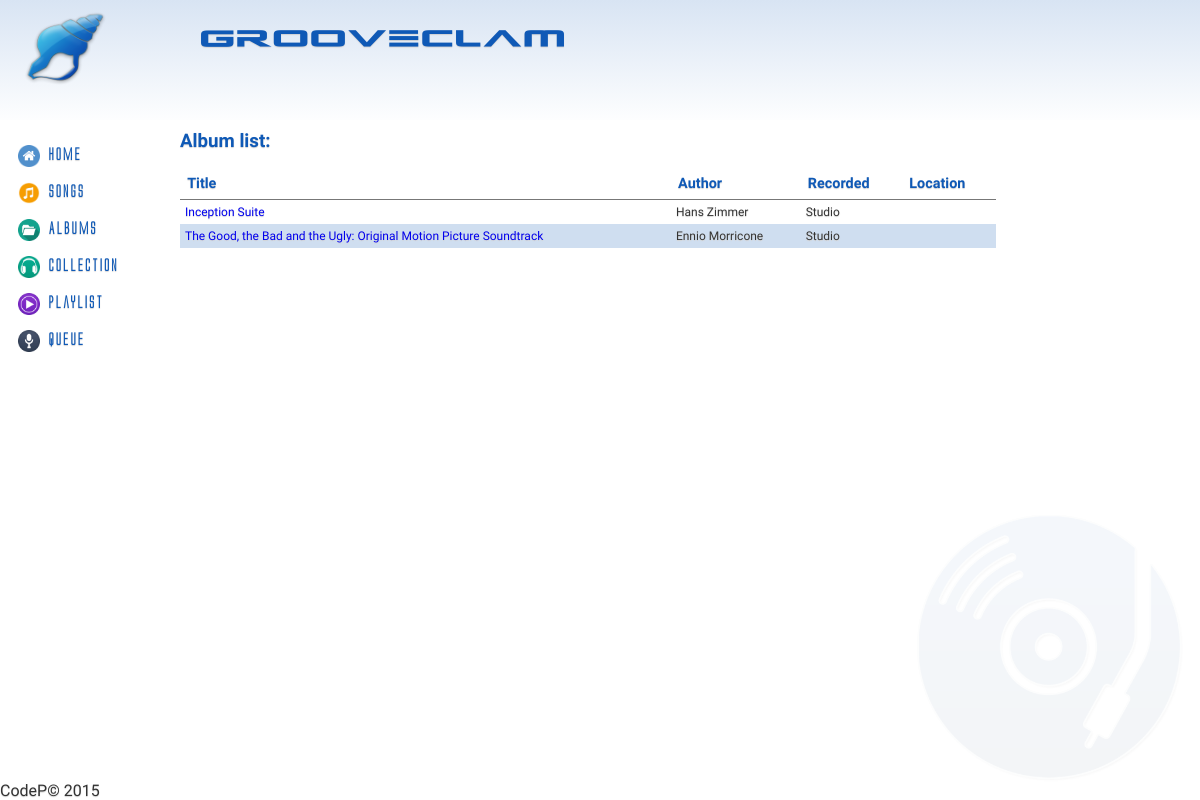
Page /?controller=albums&action=index on the earlier database version.
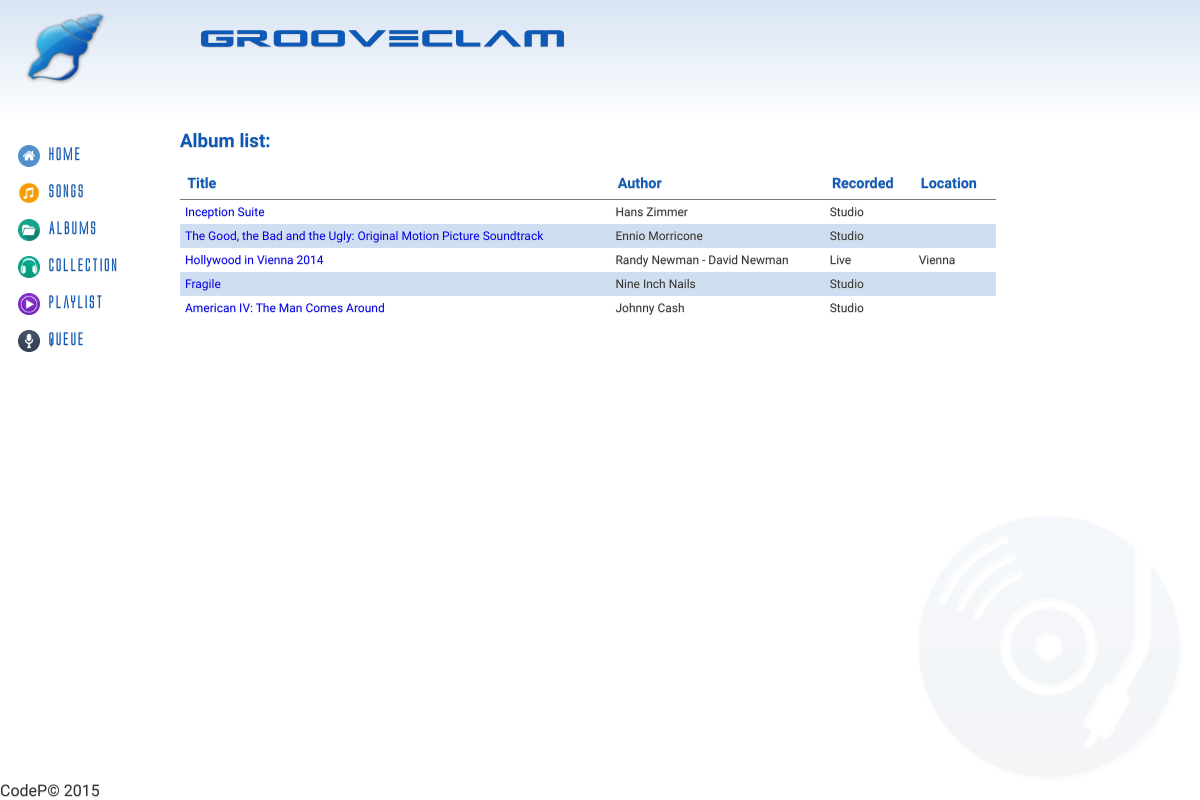
Same page on the later database version.
### tables this page shows
CREATE TABLE IF NOT EXISTS `Album` (
	`IdAlbum` INT(11) NOT NULL AUTO_INCREMENT,
	`Title` VARCHAR(140) NOT NULL,
	`Author` VARCHAR(140) NOT NULL,
	`Year` DATE NOT NULL,
	`Live` BOOLEAN NOT NULL,
	`Location` VARCHAR(40) DEFAULT NULL,
	PRIMARY KEY(`IdAlbum`)
);

### index.php (called while the page is built, shortened)
<?php
if(isset($_GET['controller']) && isset($_GET['action'])) {
	$controller = $_GET['controller'];
	$action = $_GET['action'];
} else {
	$controller = 'pages';
	$action = 'home';
}
require_once('views/layout.php');
?>

### controllers/albums_controller.php (called while the page is built, shortened)
<?php
class AlbumController {
	public function index() {
		$albums = Album::all();
		require_once('views/albums/index.php');
	}
}
?>

### models/album.php (called while the page is built, shortened)
<?php
class Album {
	private $id;
	private $title;
	private $author;
	private $live;
	public function __construct($id, $title, $author, $live, $songs) {
		$this->id = $id;
		$this->title = $title;
		$this->author = $author;
		$this->live = $live;
	}
	public function id() {
		return $this->id;
	}
	public function title() {
		return $this->title;
	}
	public function author() {
		return $this->author;
	}
	public function live() {
		return $this->live;
	}
	public static function all() {
		$list = [];
		$db = Db::getInstance();
		$req = $db->query('SELECT * FROM Album');
		foreach($req->fetchAll() as $album) {
			if(isset($album['Live']) && $album['Live'] == true) {
				$live = array(
					'Live' => $album['Live'],
					'Location' => $album['Location']
				);
			} else {
				$live = false;
			}
			$list[] = new Album($album['IdAlbum'], $album['Title'], $album['Author'], $live, []);
		}
		return $list;
	}
}
?>

### views/albums/index.php (the view)
<h3>Album list:</h3>
<table class="table">
<thead>
	<tr>
		<th>Title</th>
		<th>Author</th>
		<th>Recorded</th>
		<th>Location</th>
	</tr>
</thead>
<tbody>
<?php foreach($albums as $album) { ?>
	<tr>
		<td><a href='?controller=albums&action=show&id=<?php echo $album->id(); ?>'><?php echo $album->title(); ?></a></td>
		<td><?php echo $album->author(); ?></td>
		<td><?php if(is_array($album->live())) { echo "Live"; } else { echo "Studio"; } ?></td>
		<td><?php if(is_array($album->live())) { echo $album->live()['Location']; } else { echo ""; } ?></td>
	</tr>
<?php } ?>
</tbody>
</table>

### views/layout.php (shortened to what this page needs)
<!DOCTYPE html>
<html>
<head>
<link rel="stylesheet" type="text/css" href="css/style.css">
</head>
<body>
	<header>
		<img src="img/blueseashell.png" alt="">
		<h1>Grooveclam</h1>
	</header>
	<div class="content">
		<nav>
			<ul>
				<li><img src="img/home.png" alt=""><a href='/grooveclam'>Home</a></li>
				<li><img src="img/music.png" alt=""><a href='?controller=songs&action=index'>Songs</a></li>
				<li><img src="img/folder-icon.png" alt=""><a href='?controller=albums&action=index'>Albums</a></li>
				<li><img src="img/music-icon.png" alt=""><a href='?controller=collection&action=index&id=1'>Collection</a></li>
				<li><img src="img/poweramp-icon.png" alt=""><a href='?controller=playlist&action=index&id=1'>Playlist</a></li>
				<li><img src="img/mic-icon.png" alt=""><a href='?controller=queue&action=index&id=1'>Queue</a></li>
			</ul>
		</nav>
		<main>
		<?php require_once('routes.php') ?>
		</main>
	</div>
	<footer>
		CodeP&copy; 2015
	</footer>
</body>
</html>

### routes.php (shortened to what this page needs)
<?php
function call($controller, $action) {
	switch($controller) {
		case 'albums':
			require_once('models/album.php');
			$controller = new AlbumController();
		break;
	}
	$controller->{$action}();
}
$controllers = array(
	'pages' => ['home', 'error'],
	'songs' => ['index', 'show'],
	'albums' => ['index', 'show'],
	'playlist' => ['index'],
	'collection' => ['index'],
	'queue' => ['index']
);
if(array_key_exists($controller, $controllers)) {
	if(in_array($action, $controllers[$controller])) {
		call($controller, $action);
	} else {
		call('pages', 'error');
	}
} else {
	call('pages', 'error');
}
?>

### css/style.css (style rules this page uses)
* { margin: 0; }
html, body { font-family: Comfortaa; height: 100%; }
body { background: #ffffff url('../img/cd_music_w.png') no-repeat bottom right; background-size: 25%; }
a { text-decoration: none; }
h1, h2, h3, h4 { color: rgb(15, 89, 182); }
body { color: #333; text-shadow: 0px 1px 1px #d4d4d4; }
.content { height: 85%; }
.content nav { float: left; width: 15%; }
.content nav ul { list-style: none; display: block; padding: 10px 0px 0px 18px; }
.content nav ul li { margin: 15px 0px; }
.content nav ul li a { -webkit-transition: all 0.2s ease-out; transition: all 0.2s ease-out; font-family: alien; color: rgb(15, 89, 182); font-weight: 600; }
.content nav ul li img { width: 22px; margin-right: 8px; vertical-align: middle; }
main { margin-top:10px; float: left; width: 85%; }
header { height: 15%; background: linear-gradient(to top, rgba(15, 89, 182, 0) -5%, rgba(15, 89, 182, .3) 190%); }
header img { float: left; width: 100px; height: 95px; padding-left: 15px; }
header h1 { position: relative; padding-left: 200px; padding-top: 20px; font-family: aliens; font-size: 1.650em; color: rgb(15, 89, 182); letter-spacing: 3px; }
footer { position: fixed; bottom: 0; }
.table { width:80%; border-collapse: collapse; margin-top: 1em; }
.table th { border-bottom: 1px solid #777; text-align: left; padding: .5em; font-size: .9em; color: rgb(15, 89, 182); }
.table td { padding: 5px; font-size: .75em; }
.table tr:nth-child(2n+2) { background-color: rgba(15, 89, 182, .2); }

Differences in the rows shown:
added album: Title "Hollywood in Vienna 2014", Author "Randy Newman - David Newman", shows "Live", Location "Vienna"
added album: Title "Fragile", Author "Nine Inch Nails", Live "Studio"
added album: Title "American IV: The Man Comes Around", Author "Johnny Cash", Live "Studio"
